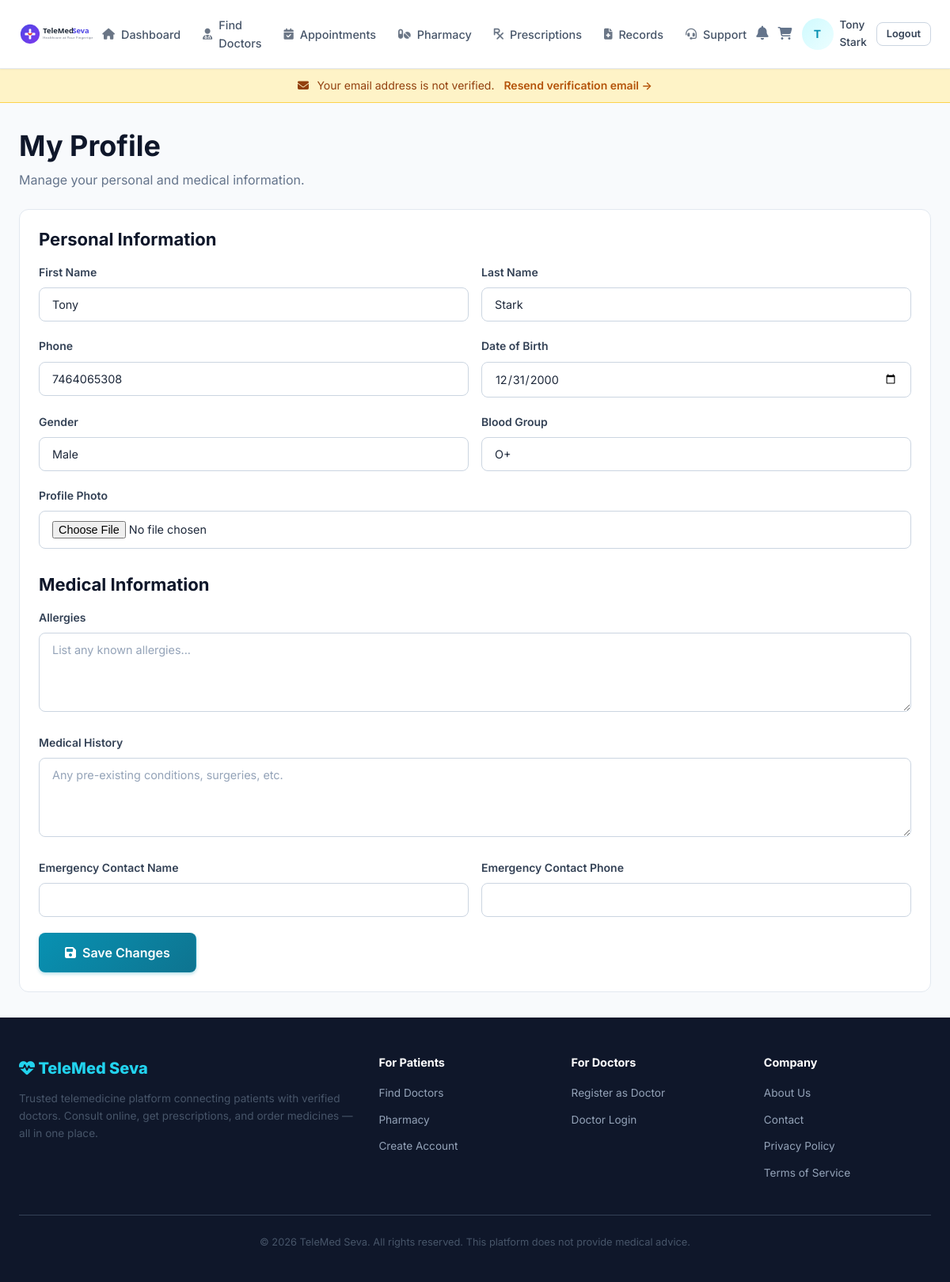
/patient/profile (signed in), run on the app's committed database.
### app/models/user.py (models this page shows, shortened)
class User(UserMixin, db.Model):
    __tablename__ = 'users'
    id = db.Column(db.Integer, primary_key=True)
    email = db.Column(db.String(255), unique=True, nullable=False, index=True)
    password_hash = db.Column(db.String(256), nullable=False)
    role = db.Column(db.Enum(UserRole), nullable=False, default=UserRole.PATIENT)
    is_active = db.Column(db.Boolean, default=True, nullable=False)
    email_verified = db.Column(db.Boolean, default=False, nullable=False)
    created_at = db.Column(db.DateTime, default=lambda: datetime.now(timezone.utc), nullable=False)
    updated_at = db.Column(
        db.DateTime,
        default=lambda: datetime.now(timezone.utc),
        onupdate=lambda: datetime.now(timezone.utc),
    )
    last_login_at = db.Column(db.DateTime)
    last_login_ip = db.Column(db.String(45))
    patient_profile = db.relationship(
        'PatientProfile', backref='user', uselist=False, cascade='all, delete-orphan'
    )
    doctor_profile = db.relationship(
        'DoctorProfile', backref='user', uselist=False, cascade='all, delete-orphan'
    )
    addresses = db.relationship('Address', backref='user', lazy='dynamic', cascade='all, delete-orphan')
    notifications = db.relationship('Notification', backref='user', lazy='dynamic', cascade='all, delete-orphan')
    @property
    def display_name(self):
        if self.role == UserRole.PATIENT and self.patient_profile:
            return self.patient_profile.full_name
        if self.role == UserRole.DOCTOR and self.doctor_profile:
            return f'Dr. {self.doctor_profile.full_name}'
        return self.email.split('@')[0]
    @property
    def avatar_url(self):
        profile = self.patient_profile or self.doctor_profile
        if profile and profile.avatar:
            return f'/uploads/avatars/{profile.avatar}'
        return None

class PatientProfile(db.Model):
    __tablename__ = 'patient_profiles'
    id = db.Column(db.Integer, primary_key=True)
    user_id = db.Column(db.Integer, db.ForeignKey('users.id', ondelete='CASCADE'), unique=True, nullable=False)
    first_name = db.Column(db.String(100), nullable=False)
    last_name = db.Column(db.String(100), nullable=False)
    phone = db.Column(db.String(20))
    date_of_birth = db.Column(db.Date)
    gender = db.Column(db.Enum(Gender))
    blood_group = db.Column(db.Enum(BloodGroup))
    avatar = db.Column(db.String(255))
    allergies = db.Column(db.Text)
    medical_history = db.Column(db.Text)
    emergency_contact_name = db.Column(db.String(200))
    emergency_contact_phone = db.Column(db.String(20))
    created_at = db.Column(db.DateTime, default=lambda: datetime.now(timezone.utc), nullable=False)
    updated_at = db.Column(
        db.DateTime,
        default=lambda: datetime.now(timezone.utc),
        onupdate=lambda: datetime.now(timezone.utc),
    )
    @property
    def full_name(self):
        return f'{self.first_name} {self.last_name}'

### app/patient/routes.py (the view, shortened to what this page needs)
@patient_bp.route('/profile', methods=['GET', 'POST'])
@role_required(UserRole.PATIENT)
def profile():
    patient_profile = current_user.patient_profile
    form = PatientProfileForm(obj=patient_profile)
    return render_template(
        'patient/profile.html',
        title='My Profile',
        profile=patient_profile,
        form=form,
        genders=Gender,
        blood_groups=BloodGroup,
    )

### app/__init__.py (called while the page is built)
def _init_extensions(app):
    db.init_app(app)
    migrate.init_app(app, db)
    login_manager.init_app(app)
    csrf.init_app(app)
    mail.init_app(app)
    if app.config.get('RATELIMIT_ENABLED', True):
        limiter.init_app(app)
    else:
        limiter.enabled = False
        limiter.init_app(app)
    @login_manager.user_loader
    def load_user(user_id):
        from .models.user import User
        return db.session.get(User, int(user_id))

def _register_context_processors(app):
    from datetime import datetime, timezone
    @app.context_processor
    def inject_platform():
        return {
            'platform_name': app.config['PLATFORM_NAME'],
            'currency': app.config['PLATFORM_CURRENCY_SYMBOL'],
            'now': lambda: datetime.now(timezone.utc),
        }
    @app.context_processor
    def inject_notification_count():
        from flask_login import current_user
        if current_user.is_authenticated:
            from .models.notification import Notification
            count = Notification.query.filter_by(
                user_id=current_user.id, is_read=False
            ).count()
            return {'unread_notification_count': count}
        return {'unread_notification_count': 0}

### app/templates/patient/profile.html (shortened to what this page needs)
{% extends "base.html" %}
{% block content %}
<div class="container">
  <h1 style="margin-bottom:var(--space-2);">My Profile</h1>
  <p class="text-muted mb-6">Manage your personal and medical information.</p>
  <div class="card">
    <div class="card-body">
      <form method="POST" enctype="multipart/form-data">
        <h3 class="mb-4">Personal Information</h3>
        <div class="form-row">
          <div class="form-group"><label class="form-label">First Name</label><input type="text" name="first_name" class="form-control" value="{{ profile.first_name }}" required></div>
          <div class="form-group"><label class="form-label">Last Name</label><input type="text" name="last_name" class="form-control" value="{{ profile.last_name }}" required></div>
        </div>
        <div class="form-row">
          <div class="form-group"><label class="form-label">Phone</label><input type="tel" name="phone" class="form-control" value="{{ profile.phone or '' }}"></div>
          <div class="form-group"><label class="form-label">Date of Birth</label><input type="date" name="date_of_birth" class="form-control" value="{{ profile.date_of_birth.isoformat() if profile.date_of_birth else '' }}"></div>
        </div>
        <div class="form-row">
          <div class="form-group"><label class="form-label">Gender</label><select name="gender" class="form-control"><option value="">Select</option>{% for g in genders %}<option value="{{ g.value }}" {{ 'selected' if profile.gender == g }}>{{ g.value|replace('_',' ')|title }}</option>{% endfor %}</select></div>
          <div class="form-group"><label class="form-label">Blood Group</label><select name="blood_group" class="form-control"><option value="">Select</option>{% for bg in blood_groups %}<option value="{{ bg.value }}" {{ 'selected' if profile.blood_group == bg }}>{{ bg.value }}</option>{% endfor %}</select></div>
        </div>
        <div class="form-group"><label class="form-label">Profile Photo</label><input type="file" name="avatar" class="form-control" accept="image/*"></div>
        <h3 style="margin-top:var(--space-8);" class="mb-4">Medical Information</h3>
        <div class="form-group"><label class="form-label">Allergies</label><textarea name="allergies" class="form-control" rows="2" placeholder="List any known allergies...">{{ profile.allergies or '' }}</textarea></div>
        <div class="form-group"><label class="form-label">Medical History</label><textarea name="medical_history" class="form-control" rows="3" placeholder="Any pre-existing conditions, surgeries, etc.">{{ profile.medical_history or '' }}</textarea></div>
        <div class="form-row">
          <div class="form-group"><label class="form-label">Emergency Contact Name</label><input type="text" name="emergency_contact_name" class="form-control" value="{{ profile.emergency_contact_name or '' }}"></div>
          <div class="form-group"><label class="form-label">Emergency Contact Phone</label><input type="tel" name="emergency_contact_phone" class="form-control" value="{{ profile.emergency_contact_phone or '' }}"></div>
        </div>
        <button type="submit" class="btn btn-primary btn-lg"><i class="fas fa-save"></i> Save Changes</button>
      </form>
    </div>
  </div>
</div>
{% endblock %}

### app/templates/base.html (shortened to what this page needs)
<!DOCTYPE html>
<html lang="en">
<head>
  <link rel="stylesheet" href="https://cdnjs.cloudflare.com/ajax/libs/font-awesome/6.5.1/css/all.min.css">
  <link rel="stylesheet" href="{{ url_for('static', filename='css/style.css') }}">
</head>
<body>
  <nav class="navbar">
    <div class="navbar-inner">
      <a href="{{ url_for('auth.login') if not current_user.is_authenticated else
                 (url_for('patient.dashboard') if current_user.role.value == 'patient' else
                  url_for('doctor.dashboard') if current_user.role.value == 'doctor' else
                  url_for('admin.dashboard')) }}" class="navbar-brand">
        <img src="{{ url_for('static', filename='images/logo.svg') }}" alt="TeleMed Seva" style="height: 40px; margin-right: 0;">
      </a>
      <ul class="navbar-nav">
        {% if current_user.is_authenticated %}
          {% if current_user.role.value == 'patient' %}
            <li><a href="{{ url_for('patient.dashboard') }}" class="{{ 'active' if request.endpoint == 'patient.dashboard' }}"><i class="fas fa-home"></i> Dashboard</a></li>
            <li><a href="{{ url_for('appointments.search_doctors') }}" class="{{ 'active' if 'appointments' in request.endpoint|default('') }}"><i class="fas fa-user-md"></i> Find Doctors</a></li>
            <li><a href="{{ url_for('appointments.my_appointments') }}"><i class="fas fa-calendar-check"></i> Appointments</a></li>
            <li><a href="{{ url_for('pharmacy.catalog') }}" class="{{ 'active' if 'pharmacy' in request.endpoint|default('') }}"><i class="fas fa-pills"></i> Pharmacy</a></li>
            <li><a href="{{ url_for('prescriptions.my_prescriptions') }}"><i class="fas fa-prescription"></i> Prescriptions</a></li>
            <li><a href="{{ url_for('patient.medical_records') }}"><i class="fas fa-file-medical"></i> Records</a></li>
            <li><a href="{{ url_for('patient.support') }}"><i class="fas fa-headset"></i> Support</a></li>
          {% endif %}
        {% endif %}
      </ul>
      <div class="navbar-actions">
        {% if current_user.is_authenticated %}
          <a href="{{ url_for('notifications.list_notifications') }}" class="notification-badge" title="Notifications">
            <i class="fas fa-bell" style="font-size:1.1rem; color:var(--gray-500);"></i>
          </a>
          {% if current_user.role.value == 'patient' %}
            <a href="{{ url_for('pharmacy.cart') }}" title="Cart" style="color:var(--gray-500);">
              <i class="fas fa-shopping-cart"></i>
            </a>
          {% endif %}
          <div style="display:flex; align-items:center; gap:0.5rem;">
            <div class="avatar">
              {% if current_user.avatar_url %}
                <img src="{{ current_user.avatar_url }}" alt="Avatar">
              {% else %}
                {{ current_user.display_name[0] | upper }}
              {% endif %}
            </div>
            <a href="{% if current_user.role.value == 'patient' %}{{ url_for('patient.profile') }}{% elif current_user.role.value == 'doctor' %}{{ url_for('doctor.profile') }}{% else %}{{ url_for('admin.dashboard') }}{% endif %}"
               style="color:var(--gray-700); font-weight:500; font-size:0.85rem;">
              {{ current_user.display_name | truncate(20) }}
            </a>
          </div>
          <a href="{{ url_for('auth.logout') }}" class="btn btn-outline btn-sm">Logout</a>
        {% else %}
          <a href="{{ url_for('auth.login') }}" class="btn btn-outline btn-sm">Log In</a>
          <a href="{{ url_for('auth.register') }}" class="btn btn-primary btn-sm">Sign Up</a>
        {% endif %}
      </div>
    </div>
  </nav>
  {% if current_user.is_authenticated and not current_user.email_verified %}
    <div style="background:#fef3c7;border-bottom:1px solid #fcd34d;padding:0.6rem 1rem;text-align:center;font-size:0.875rem;color:#92400e;">
      <i class="fas fa-envelope" style="margin-right:0.4rem;"></i>
      Your email address is not verified.
      <a href="{{ url_for('auth.resend_verification') }}" style="color:#b45309;font-weight:600;margin-left:0.5rem;">
        Resend verification email &rarr;
      </a>
    </div>
  {% endif %}
  <main class="page-content">
    {% block content %}{% endblock %}
  </main>
  {% block footer %}
  <footer class="footer">
    <div class="container">
      <div class="footer-grid">
        <div>
          <div class="footer-brand"><i class="fas fa-heartbeat"></i> {{ platform_name }}</div>
          <p style="font-size:0.85rem; margin-bottom:var(--space-4);">
            Trusted telemedicine platform connecting patients with verified doctors.
            Consult online, get prescriptions, and order medicines — all in one place.
          </p>
        </div>
        <div>
          <h5>For Patients</h5>
          <ul>
            <li><a href="{{ url_for('appointments.search_doctors') }}">Find Doctors</a></li>
            <li><a href="{{ url_for('pharmacy.catalog') }}">Pharmacy</a></li>
            <li><a href="{{ url_for('auth.register') }}">Create Account</a></li>
          </ul>
        </div>
        <div>
          <h5>For Doctors</h5>
          <ul>
            <li><a href="{{ url_for('auth.register') }}">Register as Doctor</a></li>
            <li><a href="{{ url_for('auth.login') }}">Doctor Login</a></li>
          </ul>
        </div>
        <div>
          <h5>Company</h5>
          <ul>
            <li><a href="#">About Us</a></li>
            <li><a href="#">Contact</a></li>
            <li><a href="#">Privacy Policy</a></li>
            <li><a href="#">Terms of Service</a></li>
          </ul>
        </div>
      </div>
      <div class="footer-bottom">
        <p>&copy; {{ now().year }} {{ platform_name }}. All rights reserved. This platform does not provide medical advice.</p>
      </div>
    </div>
  </footer>
  {% endblock %}
</body>
</html>

### data on the page
User: role.last_name "T", display_name "Tony Stark"
PatientProfile: first_name "Tony", last_name "Stark", phone "7464065308", date_of_birth "12/31/2000"

### other printed values
{{ platform_name }} "TeleMed Seva"
form field gender "Male"
form field blood_group "O+"
